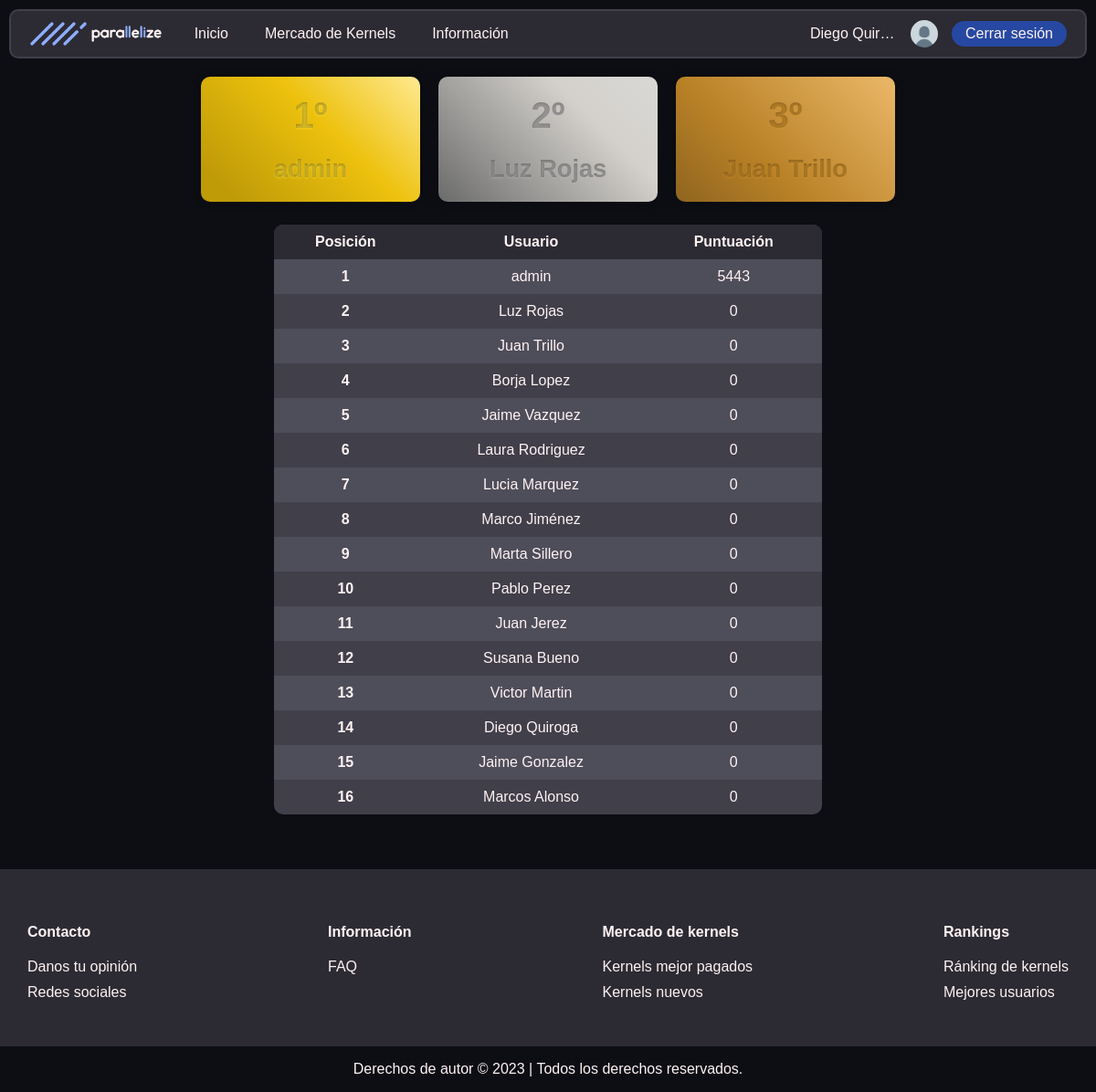
/ranking.php (signed in), run on the app's committed database.
### tables this page shows
CREATE TABLE `users` (
  `user_email` varchar(60) NOT NULL,
  `user_password` varchar(60) NOT NULL,
  `millis_crunched` int(11) NOT NULL DEFAULT 0,
  `ranking` int(11) NOT NULL DEFAULT -1,
  `tokens` double NOT NULL DEFAULT 0,
  `last_active` date NOT NULL DEFAULT current_timestamp(),
  `blocked` tinyint(1) NOT NULL DEFAULT 0,
  `user_name` varchar(20) NOT NULL,
  `is_admin` tinyint(1) NOT NULL DEFAULT 0
);

### includes/src/dao/Usuario.php (called while the page is built, shortened)
<?php
class Usuario
{
    private $user_name;
    private $millis_crunched;
    public static function buscaUsuario($user_email)
    {
        $conn = Aplicacion::getInstance()->getConexionBd();
        $query = sprintf("SELECT * FROM users U WHERE U.user_email = '%s'", $conn->real_escape_string($user_email));
        $rs = $conn->query($query);
        if ($rs->num_rows == 0) {
            return false;
        } else {
            $fila = $rs->fetch_assoc();
            return new Usuario(
                $fila['user_name'], $fila['user_email'], $fila['user_password'],
                $fila['millis_crunched'], $fila['tokens'], $fila['last_active'], $fila['blocked'],
                $fila['is_admin']
            );
        }
    }
    public static function getMejoresUsuarios($count)
    {
        $conn = Aplicacion::getInstance()->getConexionBd();
        $query = sprintf("SELECT * FROM users U ORDER BY millis_crunched DESC LIMIT %s", $count);
        $rs = $conn->query($query);
        $users = $rs->fetch_all(MYSQLI_ASSOC);
        $ret = [];
        foreach ($users as $usr) {
            $ret[] = new Usuario(
                $usr['user_name'], $usr['user_email'], $usr['user_password'],
                $usr['millis_crunched'], $usr['tokens'], $usr['last_active'], $usr['blocked'],
                $usr['is_admin']
            );
        }
        return $ret;
    }
    public function __construct($user_name, $user_email, $user_password, $millis_crunched, $tokens, $last_active, $blocked, $is_admin)
    {
        $this->user_name = $user_name;
        $this->millis_crunched = $millis_crunched;
    }
    public function getName()
    {
        return $this->user_name;
    }
    public function getMsCrunched()
    {
        return $this->millis_crunched;
    }
    public function getPicUrl()
    {
        return RUTA_IMGS . "/default_profile_pic.png";
    }
}

### ranking.php (the view, shortened to what this page needs)
<!DOCTYPE html>
<html lang="es">
<head>
    <link rel="stylesheet" href="<?= RUTA_CSS ?>/global.css">
    <link rel="stylesheet" href="<?= RUTA_CSS ?>/nav_bar.css">
    <link rel="stylesheet" href="/<?= RUTA_CSS ?>/nav_bar.css">
    <link rel="stylesheet" href="<?= RUTA_CSS ?>/ranking.css">
    <link rel="stylesheet" href="<?= RUTA_CSS ?>/footer.css">
</head>
<body>
    <?php require('./includes/src/vistas/nav_bar.php') ?>
    <div class="main-container">
        <div class="ranking-container">
            <table>
                <thead>
                    <tr>
                        <th>Posición</th>
                        <th>Usuario</th>
                        <th>Puntuación</th>
                    </tr>
                </thead>
                <tbody>
                    <?php $GLOBALS['usuarios'] = \parallelize_namespace\Usuario::getMejoresUsuarios(25);
                    foreach ($GLOBALS['usuarios'] as $key => $value) {
                        echo "<tr>";
                        echo "<td>" . $key + 1 . "</td>";
                        echo "<td>" . $value->getName() . "</td>";
                        echo "<td>" . $value->getMsCrunched() . "</td>";
                        echo "</tr>";
                    }
                    ?>
                </tbody>
            </table>
            <div class="right-side">
                <div class="podio">
                    <div class="podio-item oro">
                        <h3 class="no-margin">1º</h3>
                        <p class="no-margin">
                        </p>
                    </div>
                    <div class="podio-item plata">
                        <h3 class="no-margin">2º</h3>
                        <p class="no-margin">
                        </p>
                    </div>
                    <div class="podio-item bronce">
                        <h3 class="no-margin">3º</h3>
                        <p class="no-margin">
                        </p>
                    </div>
                </div>
            </div>
        </div>
    </div>
    <?php require("./includes/src/vistas/footer.php"); ?>
</body>
</html>

### includes/src/vistas/nav_bar.php (shortened to what this page needs)
<div id="nav-bar-container">
    <div id="nav-bar">
        <div class="nav-bar-sec">
            <a href="index.php"><img src="<?= RUTA_IMGS ?>/logo-h-dMode.png" alt="" height="30"></a>
            <ul class="links-sec">
                <li><a href="index.php">Inicio</a></li>
                <li><a href="kernel_marketplace.php">Mercado de Kernels</a>
                </li>
                <li><a href="FAQ.php">Información</a>
                </li>
            </ul>
        </div>
        <?php if (isset($_SESSION["user_email"])): ?>
            <div class="nav-bar-sec">
                <p class="username no-margin">
                    <a href="user_dashboard.php">
                        <?= \parallelize_namespace\Usuario::buscaUsuario($_SESSION["user_email"])->getName(); ?>
                    </a>
                </p>
                <a href="user_dashboard.php">
                    <img class="circle-border" src="<?= \parallelize_namespace\Usuario::buscaUsuario($_SESSION["user_email"])->getPicUrl(); ?>" alt=""
                        width="30" height="30"/>
                </a>
                <button class="small-button c-h-b-blue" onclick="location.href='logout.php'">Cerrar
                    sesión</button>
            </div>
        <?php endif; ?>
    </div>
</div>

### css/global.css (style rules this page uses)
:root { --main: #8EADFF; --h-blue: #5181FF; --h-b-blue: #2648A2; --gris: #2C2B33; --h-gris: #403f4a; --bg: #0C0E14; --white: #FFF2F2; --m-white: #c1bbbb; --m-text: #9D8A8A; --l-gris: #4E4D5A; --red: #CE4B4B; --green: #51B940; }
body { font-family: Arial, Helvetica, sans-serif; background-color: var(--bg); margin: 0px; color: var(--white); font-weight: 500; min-height: 100vh; display: flex; flex-direction: column; }
.main-container { padding: 10px; flex: 1; }
a { text-decoration: none; color: var(--h-blue); word-break: break-word; }
.c-h-b-blue { background-color: var(--h-b-blue); }
.no-margin { margin: 0px; }
.circle-border { border-radius: 50%; }
.small-button { font: inherit; padding: 5px 15px; border-radius: 15px; border: none; color: inherit; transition: filter 0.4s; cursor: pointer; }

### css/nav_bar.css (style rules this page uses)
#nav-bar-container { position: sticky; top: 0px; padding: 10px; width: 100%; box-sizing: border-box; z-index: 100; }
#nav-bar { background-color: var(--gris); height: 54px; padding: 0px 20px; box-sizing: border-box; display: flex; align-items: center; justify-content: space-between; border-radius: 10px; width: 100%; border: 2px solid var(--h-gris); }
#nav-bar > .nav-bar-sec { display: flex; gap: 15px; align-items: center; }
#nav-bar ul { list-style-type: none; margin: 0; padding: 0; }
#nav-bar li { transition: all 0.3s; }
#nav-bar a { color: inherit; text-decoration: none; }
#nav-bar .links-sec a { padding: 16px 20px; display: block; }
#nav-bar a > img { display: block; }
#nav-bar .username { max-width: 95px; text-overflow: ellipsis; white-space: nowrap; overflow: hidden; }
#nav-bar > .nav-bar-sec > ul > li { display: inline-block; }
#nav-bar > .nav-bar-sec > ul { display: flex; align-items: center; }

### css/ranking.css (style rules this page uses)
.main-container { padding-bottom: 60px; }
.ranking-container { display: flex; align-items: center; justify-content: center; gap: 25px; flex-wrap: wrap-reverse; min-height: 100vh; }
.right-side { display: flex; flex-direction: column; align-items: center; justify-content: flex-start; gap: 30px; }
table { width: fit-content; width: 100%; max-width: 600px; border-collapse: collapse; border-radius:6px; }
th,td { padding: 10px; text-align: center; color: var(--white); }
th { background-color: var(--gris); }
tr:nth-child(even) { background-color: var(--h-gris); }
tr:nth-child(odd) { background-color: var(--l-gris); }
tbody td:first-child { font-weight: bold; }
th:first-of-type { border-top-left-radius: 10px; }
th:last-of-type { border-top-right-radius: 10px; }
tr:last-of-type td:first-of-type { border-bottom-left-radius: 10px; }
tr:last-of-type td:last-of-type { border-bottom-right-radius:10px; }
.podio { display: flex; justify-content: center; align-items: center; flex-wrap: wrap; gap: 20px; }
.podio-item { text-align: center; text-shadow: 0 0 10px black; padding: 20px; border-radius: 10px; box-shadow: 0px 0px 10px rgba(0, 0, 0, 0.3); width: 200px; display: flex; flex-direction: column; gap: 20px; }
.oro { background: linear-gradient(225deg, rgba(255,233,144,1) 0%, rgba(237,193,13,1) 42%, rgba(191,155,8,1) 89%); }
.oro > * { background-color: #665b1f91; -webkit-background-clip: text; -moz-background-clip: text; background-clip: text; color: transparent; text-shadow: #fcde3392 0px 1px 3px; }
.oro > h3 { font-size: 2.5em; }
.oro > p { font-size: 1.7em; font-weight: bold; }
.plata { background: linear-gradient(225deg, rgba(217,216,214,1) 0%, rgba(212,209,204,1) 31%, rgba(107,107,107,1) 100%); }
.plata > * { background-color: #515050a7; -webkit-background-clip: text; -moz-background-clip: text; background-clip: text; color: transparent; text-shadow: #bdbcbc75 0px 1px 3px; }
.plata > h3 { font-size: 2.5em; }
.plata > p { font-size: 1.7em; font-weight: bold; }
.bronce { background: linear-gradient(225deg, rgba(235,184,105,1) 0%, rgba(185,129,38,1) 63%, rgba(143,101,32,1) 100%); }
.bronce > * { background-color: #674815a4; -webkit-background-clip: text; -moz-background-clip: text; background-clip: text; color: transparent; text-shadow: #d2922c8a 0px 1px 3px; }
.bronce > h3 { font-size: 2.5em; }
.bronce > p { font-size: 1.7em; font-weight: bold; }

### data on the page
users: user_name "Diego Quir…", user_name "Diego Quiroga", millis_crunched "0"
users: user_name "admin", millis_crunched "5443"
users: user_name "Luz Rojas", millis_crunched "0"
users: user_name "Juan Trillo", millis_crunched "0"
users: user_name "Borja Lopez", millis_crunched "0"
users: user_name "Jaime Vazquez", millis_crunched "0"
users: user_name "Laura Rodriguez", millis_crunched "0"
users: user_name "Lucia Marquez", millis_crunched "0"
users: user_name "Marco Jiménez", millis_crunched "0"
users: user_name "Marta Sillero", millis_crunched "0"
users: user_name "Pablo Perez", millis_crunched "0"
users: user_name "Juan Jerez", millis_crunched "0"
users: user_name "Susana Bueno", millis_crunched "0"
users: user_name "Victor Martin", millis_crunched "0"
users: user_name "Jaime Gonzalez", millis_crunched "0"
users: user_name "Marcos Alonso", millis_crunched "0"
